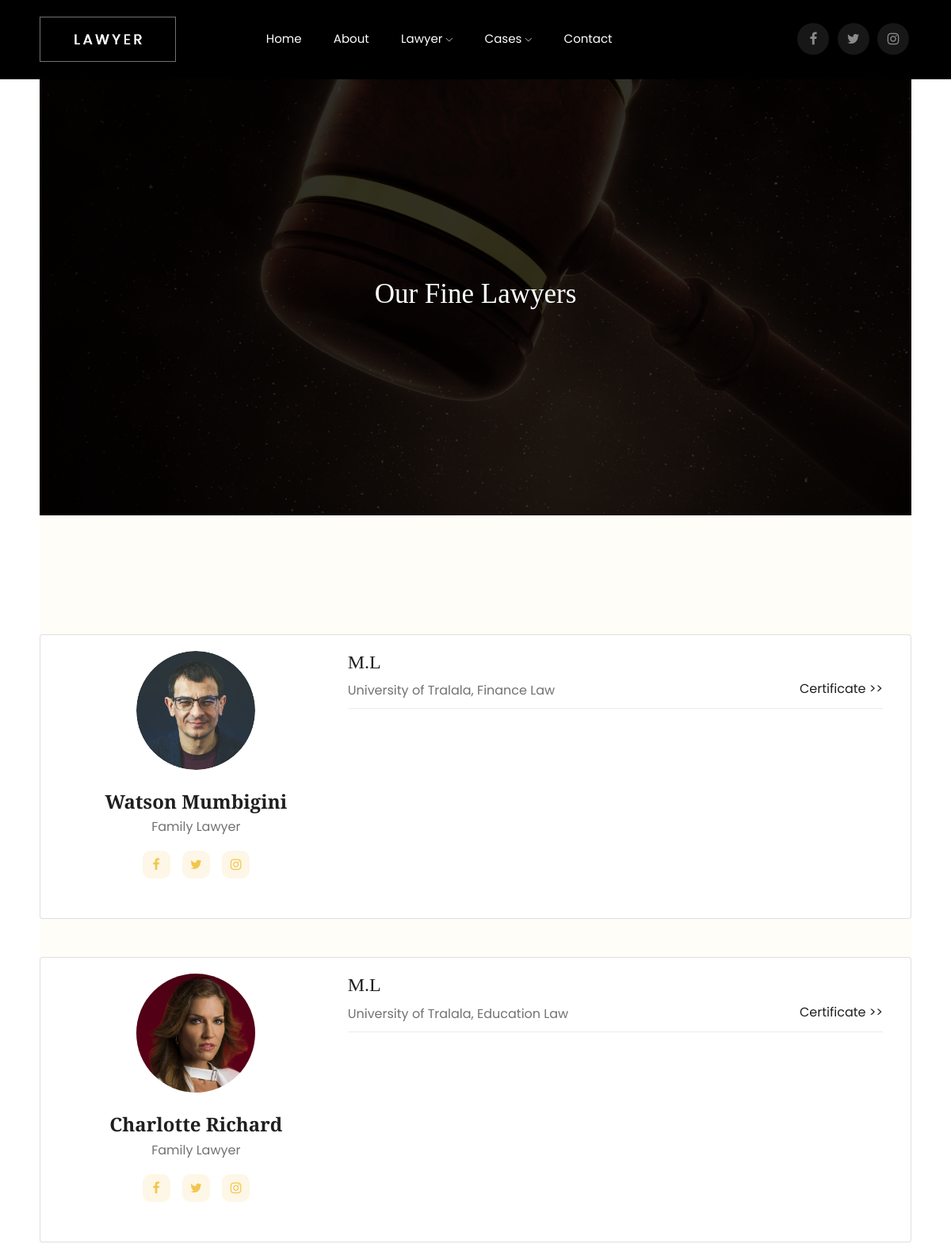
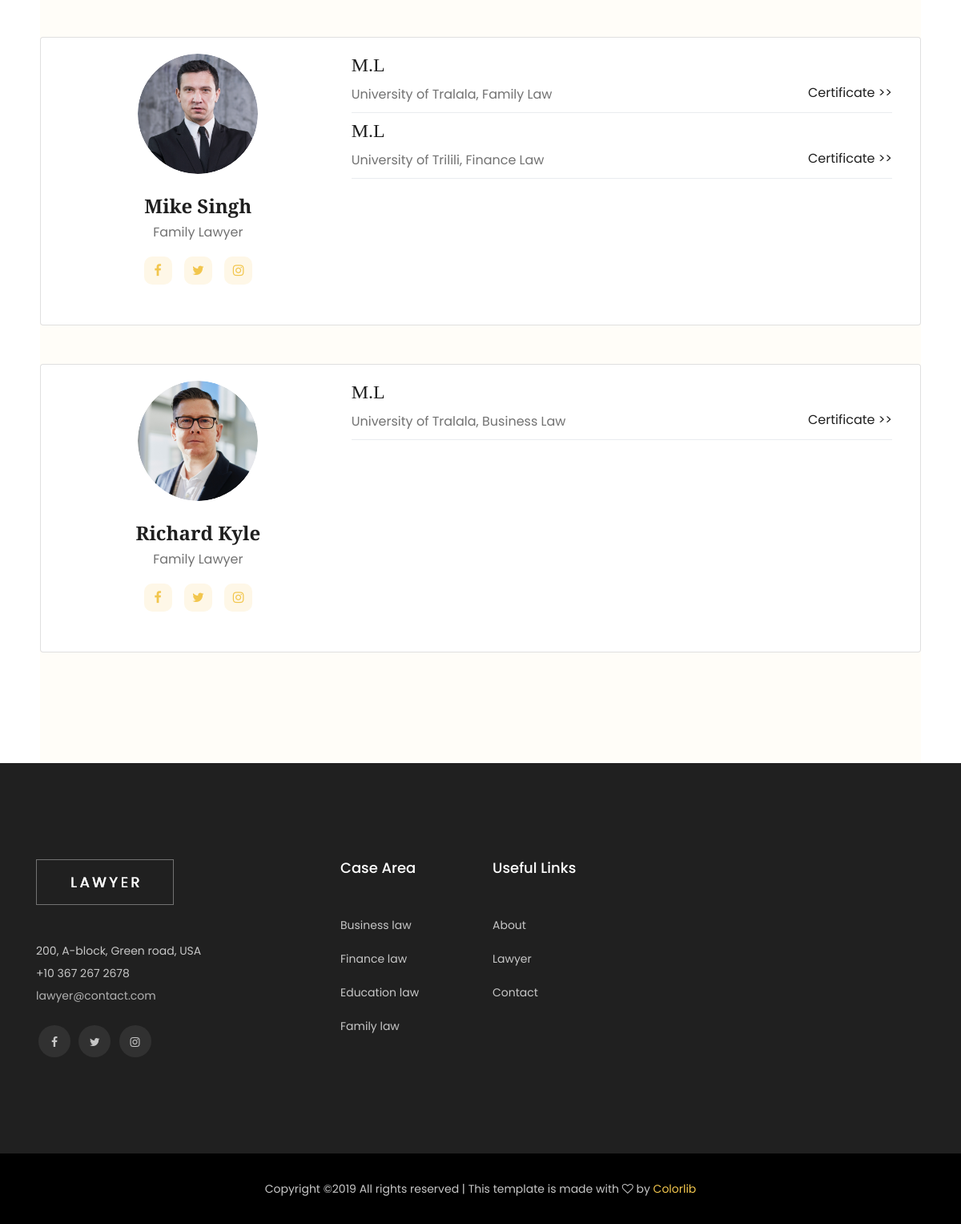
Page /index.php/lawyer/education on the committed database (2 pictures, top to bottom).
### tables this page shows
CREATE TABLE Education (
    lawyer_id INT(10) UNSIGNED,
    degree VARCHAR(10) NOT NULL,
    university VARCHAR(50) NOT NULL,
    study_field VARCHAR(50) NOT NULL,
    certificate TEXT NOT NULL,
    CONSTRAINT education_lawyer_fk
    FOREIGN KEY (lawyer_id)
    REFERENCES Lawyer(id) ON DELETE CASCADE
);

CREATE TABLE Lawyer (
    id INT(10) UNSIGNED AUTO_INCREMENT PRIMARY KEY,
    field_id INT(10) UNSIGNED,
    name VARCHAR(50) NOT NULL,
    photo TEXT NOT NULL,
    time TIMESTAMP DEFAULT CURRENT_TIMESTAMP ON UPDATE CURRENT_TIMESTAMP,
    CONSTRAINT lawyer_field_fk
    FOREIGN KEY (field_id) 
       REFERENCES Field(id)
);

### application/controllers/Lawyer.php (called while the page is built, shortened)
<?php
class Lawyer extends CI_Controller {
	public function __construct() {
		$this->load->model('lawyers');
	}
	public function education()
	{
		$data['lawyers'] = $this->lawyers->getLawyerEducation();
		$this->load->view('lawyer_education', $data);
	}
}

### index.php (called while the page is built, shortened)
<?php
require_once BASEPATH.'core/CodeIgniter.php';

### application/models/lawyers.php (called while the page is built, shortened)
<?php
class Lawyers extends CI_Model {
    public function getLawyerEducation() {
        $this->db->select('*');
        $this->db->from('lawyer');
        $this->db->order_by('rand()');
        $this->db->join('education', 'education.lawyer_id = lawyer.id');
        $query = $this->db->get();
        $result = $query->result();
        $nestedResult = array();
        foreach ($result as $row) {
            if (!isset($nestedResult[$row->id]) || $nestedResult[$row->id] === null)
                $nestedResult[$row->id] = array();
            array_push($nestedResult[$row->id], $row);
        }
        return array_values($nestedResult);
    }
}
?>

### application/views/lawyer_education.php (the view)
<?php include "template/header.php"; ?>
    <div class="bradcam_area">
        <div class="bradcam_inner bradcam_bg_2 d-flex align-items-center">
            <div class="container">
                <div class="row">
                    <div class="col-xl-12">
                        <div class="bradcam_text text-center">
                            <h3>Our fine lawyers </h3>
                        </div>
                    </div>
                </div>
            </div>
        </div>
    </div>
    <div class="our_loyers">
        <div class="container">
            <?php for ($i = 0; $i < count($lawyers); $i++): ?>
            <div class="row mb-5">
               <div class="card col-xl-12 col-md-12 col-lg-12">
                  <div class="card-body">
                     <div class="row">
                        <div class="col-xl-4 col-md-4 col-lg-4">
                           <div class="single_loyers text-center">
                                 <div class="thumb" style="  width: 150px; height: 150px;">
                                    <img src="<?php echo base_url() . $lawyers[$i][0]->photo; ?>" alt="">
                                 </div>
                                 <h3><?php echo $lawyers[$i][0]->name; ?></h3>
                                 <span>Family Lawyer</span>
                                 <div class="social_links">
                                    <ul>
                                       <li><a href="#"> <i class="fa fa-facebook"></i> </a></li>
                                       <li><a href="#"> <i class="fa fa-twitter"></i> </a></li>
                                       <li><a href="#"> <i class="fa fa-instagram"></i> </a></li>
                                    </ul>
                                 </div>
                           </div>
                        </div>
                        <div class="col-xl-8 col-md-8 col-lg-8">
                           <?php foreach ($lawyers[$i] as $education): ?>
                           <div>
                              <h3><?php echo $education->degree; ?></h3>
                              <a class="pull-right" href="<?php echo base_url() . 'lawyer/education/' . $education->certificate; ?>">Certificate >></a>
                              <p class="card-text"><?php echo $education->university; ?>, <?php echo $education->study_field; ?> </p>
                           </div>
                           <div class="dropdown-divider"></div>
                           <?php endforeach; ?>
                        </div>
                     </div>
                  </div>
               </div>
            </div>
            <?php endfor; ?>
        </div>
    </div>
<?php include "template/footer.php"; ?>

### application/views/template/header.php (shortened to what this page needs)
<!doctype html>
<html class="no-js" lang="zxx">
<head>
    <link rel="stylesheet" href="<?php echo base_url(); ?>css/bootstrap.min.css">
    <link rel="stylesheet" href="<?php echo base_url(); ?>css/owl.carousel.min.css">
    <link rel="stylesheet" href="<?php echo base_url(); ?>css/magnific-popup.css">
    <link rel="stylesheet" href="<?php echo base_url(); ?>css/font-awesome.min.css">
    <link rel="stylesheet" href="<?php echo base_url(); ?>css/themify-icons.css">
    <link rel="stylesheet" href="<?php echo base_url(); ?>css/nice-select.css">
    <link rel="stylesheet" href="<?php echo base_url(); ?>css/flaticon.css">
    <link rel="stylesheet" href="<?php echo base_url(); ?>css/flaticon.css">
    <link rel="stylesheet" href="<?php echo base_url(); ?>css/gijgo.css">
    <link rel="stylesheet" href="<?php echo base_url(); ?>css/slicknav.css">
    <link rel="stylesheet" href="<?php echo base_url(); ?>css/style.css">
</head>
<body>
    <header>
        <div class="header-area ">
            <div id="sticky-header" class="main-header-area">
                <div class="container-fluid p-0">
                    <div class="row align-items-center justify-content-between no-gutters">
                        <div class="col-xl-2 col-lg-2">
                            <div class="logo-img">
                                <a href="<?php echo base_url(); ?>">
                                    <img src="<?php echo base_url(); ?>img/logo.png" alt="">
                                </a>
                            </div>
                        </div>
                        <div class="col-xl-7 col-lg-8">
                            <div class="main-menu  d-none d-lg-block">
                                <nav>
                                    <ul id="navigation">
                                        <li><a href="<?php echo base_url(); ?>">Home</a></li>
                                        <li><a href="<?php echo base_url(); ?>about">About</a></li>
                                        <li><a href="#">Lawyer <i class="ti-angle-down"></i></a>
                                        </li>
                                        <li><a href="#">Cases <i class="ti-angle-down"></i></a>
                                        </li>
                                        <li><a href="<?php echo base_url(); ?>contact">Contact</a></li>
                                    </ul>
                                </nav>
                            </div>
                        </div>
                        <div class="col-xl-3 col-lg-2 d-none d-lg-block">
                            <div class="social_media_links">
                                <ul>
                                    <li><a href="#"> <i class="fa fa-facebook"></i> </a></li>
                                    <li><a href="#"> <i class="fa fa-twitter"></i> </a></li>
                                    <li><a href="#"> <i class="fa fa-instagram"></i> </a></li>
                                </ul>
                            </div>
                        </div>
                        <div class="col-12">
                        </div>
                    </div>
                </div>
            </div>
        </div>
    </header>

### application/views/template/footer.php (shortened to what this page needs)
    <footer class="footer">
        <div class="footer_top">
            <div class="container">
                <div class="row">
                    <div class="col-xl-4 col-md-6 col-lg-3">
                        <div class="footer_widget">
                            <div class="footer_logo">
                                <a href="index.html">
                                    <img src="<?php echo base_url(); ?>img/logo.png" alt="">
                                </a>
                            </div>
                            <p class="footer_text">200, A-block, Green road, USA <br>
                                +10 367 267 2678 <br>
                                <a class="domain" href="#">lawyer@contact.com</a></p>
                            <div class="socail_links">
                                <ul>
                                    <li>
                                        <a href="#">
                                            <i class="fa fa-facebook"></i>
                                        </a>
                                    </li>
                                    <li>
                                        <a href="#">
                                            <i class="fa fa-twitter"></i>
                                        </a>
                                    </li>
                                    <li>
                                        <a href="#">
                                            <i class="fa fa-instagram"></i>
                                        </a>
                                    </li>
                                </ul>
                            </div>
                        </div>
                    </div>
                    <div class="col-xl-2 col-md-6 col-lg-2">
                        <div class="footer_widget">
                            <h3 class="footer_title">
                                    Case Area
                            </h3>
                            <ul>
                                <li><a href="#">Business law
                                    </a></li>
                                <li><a href="#">Finance law</a></li>
                                <li><a href="#">Education law</a></li>
                                <li><a href="#">Family law</a></li>
                            </ul>
                        </div>
                    </div>
                    <div class="col-xl-2 col-md-6 col-lg-2">
                        <div class="footer_widget">
                            <h3 class="footer_title">
                                    Useful Links
                            </h3>
                            <ul>
                                <li><a href="#">About</a></li>
                                <li><a href="#">Lawyer</a></li>
                                <li><a href="#"> Contact</a></li>
                            </ul>
                        </div>
                    </div>
                </div>
            </div>
        </div>
        <div class="copy-right_text">
            <div class="container">
                <div class="footer_border"></div>
                <div class="row">
                    <div class="col-xl-12">
                        <p class="copy_right text-center">
Copyright &copy;<script>document.write(new Date().getFullYear());</script> All rights reserved | This template is made with <i class="fa fa-heart-o" aria-hidden="true"></i> by <a href="https://colorlib.com" target="_blank">Colorlib</a>
                        </p>
                    </div>
                </div>
            </div>
        </div>
    </footer>
</body>
</html>

### rows in the picture
education: lawyer.photo (picture), lawyer.name "Watson Mumbigini", degree "M.L", university "University of Tralala", study_field "Finance Law"
education: lawyer.photo (picture), lawyer.name "Charlotte Richard", degree "M.L", university "University of Tralala", study_field "Education Law"
education: lawyer.photo (picture), lawyer.name "Mike Singh", degree "M.L", university "University of Tralala", study_field "Family Law"
education: degree "M.L", university "University of Trilili", study_field "Finance Law"
education: lawyer.photo (picture), lawyer.name "Richard Kyle", degree "M.L", university "University of Tralala", study_field "Business Law"
